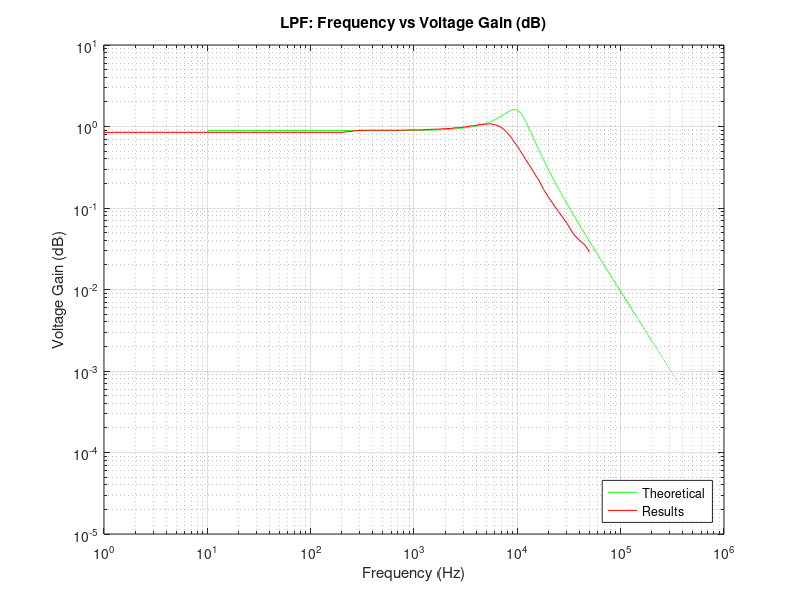
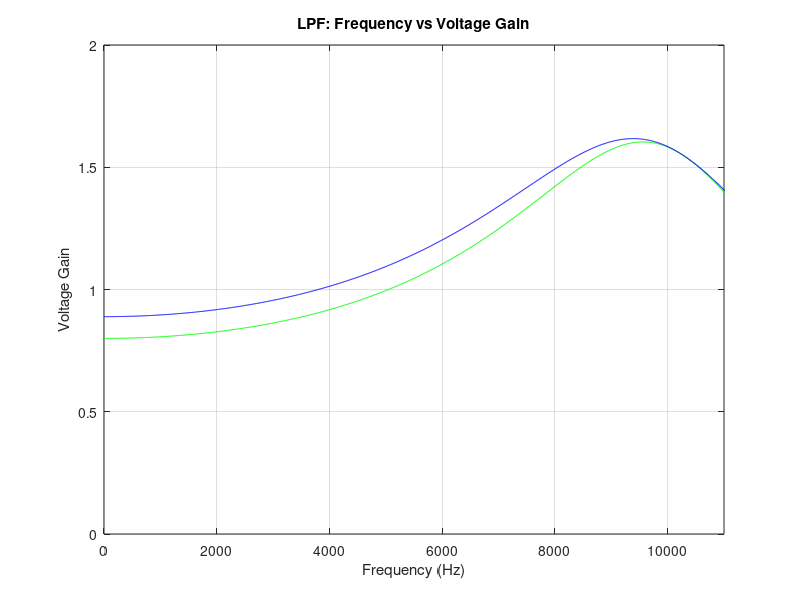
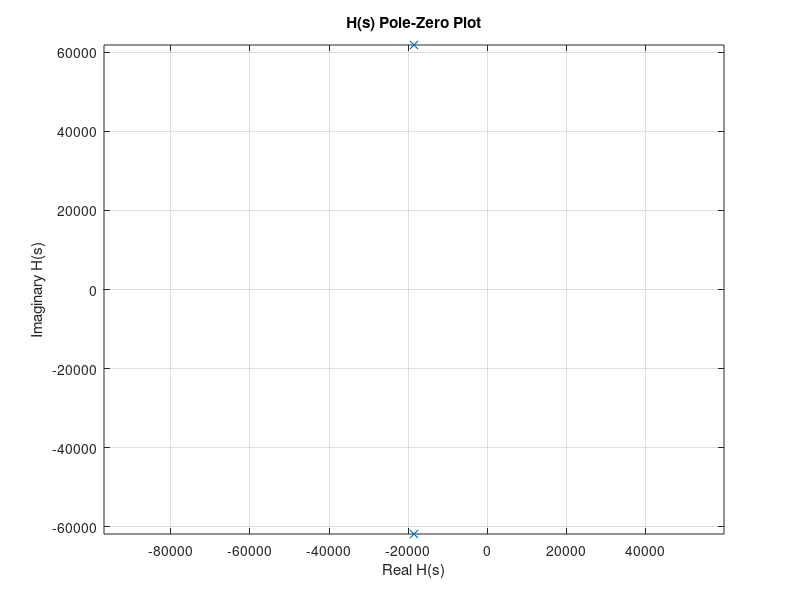

These charts were generated, in order, by the following MATLAB code:
% Ian Roberts
% EE 3431 Lab Final
% Lowpass Filter

clc; clear all; close all;

j = sqrt(-1);

% theoretical
R1 = 3000;
R2 = 2400;
R3 = 3000;
R4 = 1000;
R5 = 2000;
R6 = 1000;
C1 = .01e-6;
C2 = .01e-6;

wo = 1/sqrt(R2*R4*C1*C2);
fo = wo/(2*pi)
Q = sqrt((C1*R3^2)/(R2*R4*C2))
BW = wo/Q;
gain_lpf = -R2/R1

f = 0:10:1e6;

H = gain_lpf.*(2.*pi.*fo).^2./((j.*2.*pi.*f).^2 + (j.*2.*pi.*f).*(2.*pi.*fo./Q) + (2.*pi.*fo).^2);

max(abs(H))

figure();
%loglog(f,(abs(H)),'b'); hold on;
grid on;

% practical values
R1 = 2700;
R2 = 2400;
R3 = 2700;
R4 = 1000;
R5 = 2000;
R6 = 1000;
C1 = .01e-6;
C2 = .01e-6;

wo = 1/sqrt(R2*R4*C1*C2);
fo = wo/(2*pi);
Q = sqrt((C1*R3^2)/(R2*R4*C2))
BW = wo/Q;
gain_lpf = -R2/R1;

H2 = gain_lpf.*(2.*pi.*fo).^2./((j.*2.*pi.*f).^2 + (j.*2.*pi.*f).*(2.*pi.*fo./Q) + (2.*pi.*fo).^2);

loglog(f,(abs(H2)),'g'); hold on;

f_test = [0.001 0.01  0.025 0.050 0.075 0.1   0.2  0.3  0.4  0.5  0.6  0.7   0.8  0.9  1    1.1  1.2  1.3  1.5  1.7  2   2.3  2.5  2.8  3   3.2  3.5  3.8 4    4.5  5    5.5 6   6.5  7    7.5  8    8.5  9    9.5  10   10.5  11   11.5 12   13  14   15   16   18   20  25   30  35   40  45   50]*1e3; % in khz
a =      [4.24  4.24  4.24  4.24  4.24  4.24  4.24 4.5  4.5  4.5  4.5  4.5   4.5  4.54 4.54 4.54 4.54 4.58 4.62 4.64 4.7 4.74 4.82 4.84 4.9 4.96 5.08 5.1 5.18 5.3  5.34 5.4 5.3 5.1  4.88 4.54 4.18 3.82 3.46 3.14 2.86 2.6   2.36 2.18 1.98 1.7 1.46 1.26 1.12 .84  .68 .452 .33 .238 .2  .176 .144]/5; % pk pk input of 5 (find gain)

loglog(f_test,a,'r'); hold on; grid on;
title('LPF: Frequency vs Voltage Gain (dB)');
xlabel('Frequency (Hz)');
ylabel('Voltage Gain (dB)');
legend('Theoretical','Results','Location','southeast');


figure();
plot(f,abs(H),'g'); hold on;
plot(f,abs(H2),'b'); hold on;
%plot(f_test,a,'r');
grid on;
xlim([0 11000]);
title('LPF: Frequency vs Voltage Gain');
xlabel('Frequency (Hz)');
ylabel('Voltage Gain');


% figure();
% plot(f,angle(H),'g'); hold on;
% plot(f,angle(H2),'b'); hold on;
% %plot(f_test,a,'r');
% grid on;
% xlim([0 11000]);
% title('Frequency vs Phase Difference');
% xlabel('Frequency (Hz)');
% ylabel('Phase Difference');


figure();
c = [1 (2.*pi.*fo./Q) (2.*pi.*fo).^2];
c = roots(c)
plot(real(c),imag(c), 'x'); hold on; drawnow();
axis equal;
grid on;
xlabel('Real H(s)');
ylabel('Imaginary H(s)');
title('H(s) Pole-Zero Plot');